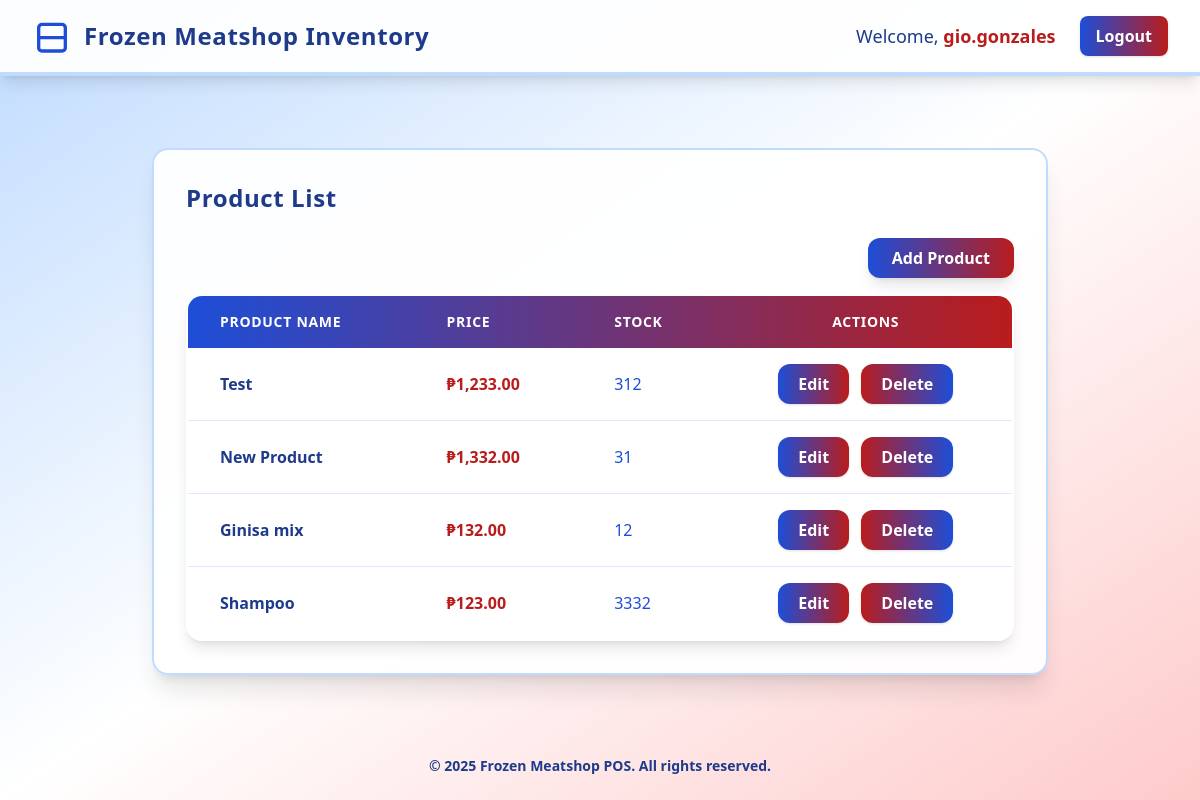
Before: /inventory (signed in) with the older database file.
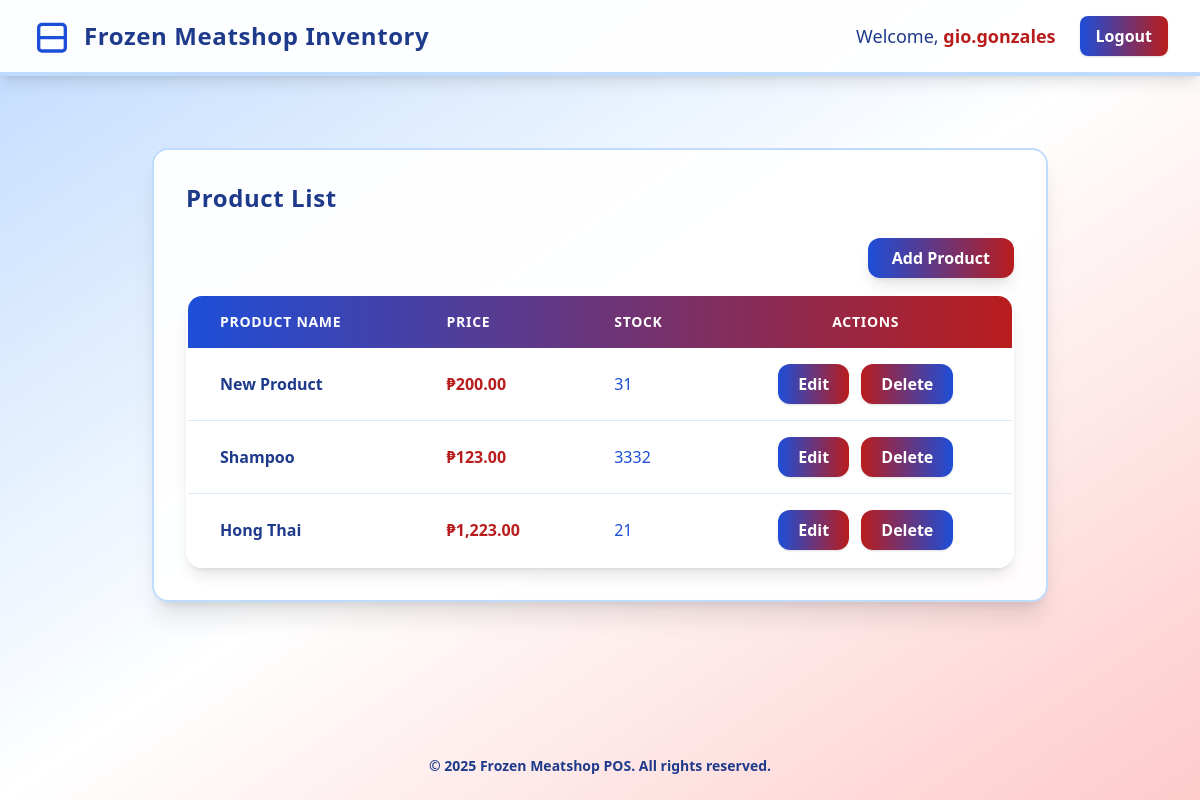
After: the same page with the newer database file.
### tables this page shows
CREATE TABLE products (product_id INTEGER PRIMARY KEY AUTOINCREMENT, product_name TEXT NOT NULL, price REAL NOT NULL, stock INTEGER DEFAULT 0, created_at DATETIME DEFAULT CURRENT_TIMESTAMP);

### src/controllers/DashboardController.php (called while the page is built, shortened)
<?php
class DashboardController {
    public function inventory(){
        $products = (new Product())->getAll();
        $formatter = new NumberFormatter('en_PH', NumberFormatter::CURRENCY);
        $products = array_map(function($product) use ($formatter){
            $formattedPrice = $formatter->formatCurrency($product['price'], 'PHP');
            return array_merge($product, ['price' => $formattedPrice, 'product_name' => ucfirst($product['product_name'])]);
        }, $products);
        $cwd = getcwd();
        include $cwd . '/src/views/inventory.php';
    }
}

### index.php (called while the page is built, shortened)
<?php
$router = new router();
$router->get('/login', [auth_controller::class, 'showLoginForm']);
$router->get('/signup', [auth_controller::class, 'signup']);
$router->get('/dashboard', [DashboardController::class, 'index']);
$router->get('/inventory', [DashboardController::class, 'inventory']);
$router->get('/', [LandingController::class, 'index']);
$router->get('/error', [LandingController::class, 'error']);
$router->post('/signin', [auth_controller::class, 'signin']);
$router->post('/signup', [auth_controller::class, 'register']);
$router->post('/add-product', [ProductController::class, 'store']);
$router->post('/edit-product', [ProductController::class, 'update']);
$router->post('/delete-product', [ProductController::class, 'destroy']);
$router->post('/logout', [auth_controller::class, 'logout']);
$router->dispatch();

### src/Session.php (called while the page is built, shortened)
<?php
class Session {
    public static function get(string $key) {
        return $_SESSION[$key] ?? null;
    }
}

### src/models/db.php (called while the page is built, shortened)
<?php
class DB{
    private $database;
    public function __construct($dbFile = "./../../database/database.db")
    {
        try{
            $cwd = getcwd();
            $dbFile = $cwd . '/database/database.db';
            $this->database = new \SQLite3($dbFile);
        }catch(Exception $e ){
            die("Database connection failed: " .  $e->getMessage());
        }
    }
    public  function getConnection(){
        return $this->database;
    }
}

### src/models/Product.php (called while the page is built, shortened)
<?php
class Product{
    public $table = 'products';
    private $dbConnection;
    public function __construct(){
        $this->dbConnection = (new DB())->getConnection();
    }
    public function getAll(){
        $result = $this->dbConnection->query("SELECT * FROM {$this->table}");
        $products = [];
        while ($row = $result->fetchArray(SQLITE3_ASSOC)) {
            $products[] = $row;
        }
        return $products;
    }
}

### src/views/inventory.php (the view, shortened to what this page needs)
<?php
require_once __DIR__ . '/../Session.php';
$currentUser = Session::get('user')['username'] ?? null;
?>
<!DOCTYPE html>
<html lang="en">
<head>
    <script src="https://cdn.tailwindcss.com"></script>
</head>
<body class="min-h-screen bg-gradient-to-br from-blue-200 via-white to-red-200 flex flex-col">
    <nav class="bg-white bg-opacity-95 shadow-lg py-4 px-8 flex items-center justify-between border-b-4 border-blue-200">
        <div class="flex items-center space-x-3">
            <svg class="w-10 h-10 text-blue-700" fill="none" stroke="currentColor" stroke-width="2" viewBox="0 0 24 24"><path stroke-linecap="round" stroke-linejoin="round" d="M20 13V7a2 2 0 00-2-2H6a2 2 0 00-2 2v6m16 0v6a2 2 0 01-2 2H6a2 2 0 01-2-2v-6m16 0H4"/></svg>
            <span class="text-2xl font-extrabold text-blue-900 tracking-wide">Frozen Meatshop Inventory</span>
        </div>
        <div class="flex items-center space-x-6">
            <span class="text-blue-900 text-lg font-medium">
                <?php if ($currentUser): ?>
                    Welcome, <span class="font-bold text-red-700"><?php echo htmlspecialchars($currentUser); ?></span>
                <?php else: ?>
                    Welcome, Guest
                <?php endif; ?>
            </span>
            <form action="/logout" method="POST">
                <button type="submit" class="bg-gradient-to-r from-blue-700 to-red-700 text-white px-4 py-2 rounded-lg font-bold shadow hover:from-blue-900 hover:to-red-800 transition">Logout</button>
            </form>
        </div>
    </nav>
    <main class="flex-1 flex flex-col items-center p-8">
        <div class="w-full max-w-4xl bg-white bg-opacity-95 rounded-2xl shadow-xl p-8 mt-10 border-2 border-blue-200">
            <h2 class="text-2xl font-extrabold text-blue-900 mb-6 tracking-wide">Product List</h2>
            <div class="flex justify-end mb-4">
                <button class="bg-gradient-to-r from-blue-700 to-red-700 text-white px-6 py-2 rounded-xl font-bold shadow-lg hover:from-blue-900 hover:to-red-800 transition-all duration-200" onclick="openAddModal()">Add Product</button>
            </div>
            <div class="overflow-x-auto rounded-2xl shadow-lg">
                <table class="min-w-full bg-white rounded-2xl overflow-hidden border-2 border-blue-100">
                    <thead>
                        <tr class="bg-gradient-to-r from-blue-700 to-red-700 text-white">
                            <th class="px-8 py-4 text-left text-sm font-bold uppercase tracking-wider">Product Name</th>
                            <th class="px-8 py-4 text-left text-sm font-bold uppercase tracking-wider">Price</th>
                            <th class="px-8 py-4 text-left text-sm font-bold uppercase tracking-wider">Stock</th>
                            <th class="px-8 py-4 text-center text-sm font-bold uppercase tracking-wider">Actions</th>
                        </tr>
                    </thead>
                    <tbody>
                        <?php foreach ($products as $product): ?>
                        <tr class="hover:bg-blue-50 transition-all duration-150">
                            <td class="px-8 py-4 whitespace-nowrap text-blue-900 font-semibold border-b border-blue-100"> <?php echo $product['product_name'] ?></td>
                            <td class="px-8 py-4 whitespace-nowrap text-red-700 font-bold border-b border-blue-100"> <?php echo $product['price'] ?></td>
                            <td class="px-8 py-4 whitespace-nowrap text-blue-700 border-b border-blue-100"> <?php echo $product['stock'] ?></td>
                            <td class="px-8 py-4 whitespace-nowrap text-center border-b border-blue-100">
                                <button
                                    class="bg-gradient-to-r from-blue-700 to-red-700 text-white px-5 py-2 rounded-xl font-bold shadow hover:from-blue-900 hover:to-red-800 transition-all duration-150 mr-2"
                                    data-id="<?php echo htmlspecialchars($product['product_id'] ?? ''); ?>"
                                    data-name="<?php echo htmlspecialchars($product['product_name'] ?? ''); ?>"
                                    data-price="<?php
                                    $clean = preg_replace('/[₱,]|PHP/i', '', $product['price']);
                                    $value = (float) trim($clean);
                                    echo htmlspecialchars($value ?? 0.0);
                                    ?>"
                                    data-stock="<?php echo htmlspecialchars($product['stock'] ?? ''); ?>"
                                    onclick="handleEditButtonClick(this)">
                                    Edit
                                </button>
                                <button class="bg-gradient-to-r from-red-700 to-blue-700 text-white px-5 py-2 rounded-xl font-bold shadow hover:from-red-900 hover:to-blue-800 transition-all duration-150"
                                    data-id="<?php echo htmlspecialchars($product['product_id'] ?? ''); ?>"
                                    data-name="<?php echo htmlspecialchars($product['product_name'] ?? ''); ?>"
                                    onclick="handleDeleteButtonClick(this)">
                                    Delete
                                </button>
                            </td>
                        </tr>
                        <?php endforeach;?>
                    </tbody>
                </table>
            </div>
        </div>
    </main>
    <footer class="text-center text-blue-900 py-6 text-sm font-semibold">
        &copy; 2025 Frozen Meatshop POS. All rights reserved.
    </footer>
</body>
</html>

### src/router.php (shortened to what this page needs)
<?php
class router{
    private array $routes = [];
    public  function  get(string $path, array $handler){
        $this->routes['GET'][$path] = $handler;
    }
    public  function post(string $path, array $handler){
        $this->routes['POST'][$path] = $handler;
    }
    public function  dispatch(){
        $method = $_SERVER['REQUEST_METHOD'];
        $path = parse_url($_SERVER['REQUEST_URI'], PHP_URL_PATH);
        $handler = $this->routes[$method][$path] ?? null;
        if ($handler && is_array($handler) && count($handler) === 2) {
            [$class, $methodName] = $handler;
            if (class_exists($class) && method_exists($class, $methodName)) {
                $controller = new $class();
                $controller->$methodName();
                return;
            }
        }
    }
}

### src/views/inventory.php (style rules this page uses)
body { background: linear-gradient(135deg, #e3f2fd 0%, #b3e5fc 60%, #b71c1c 100%); }

Changed rows visible on the page:
removed products: product_name "Test", price "₱1,233.00", stock "312"
removed products: product_name "Ginisa mix", price "₱132.00", stock "12"
changed products "New Product": price "₱1,332.00" → "₱200.00"
added products: product_name "Hong Thai", price "₱1,223.00", stock "21"
